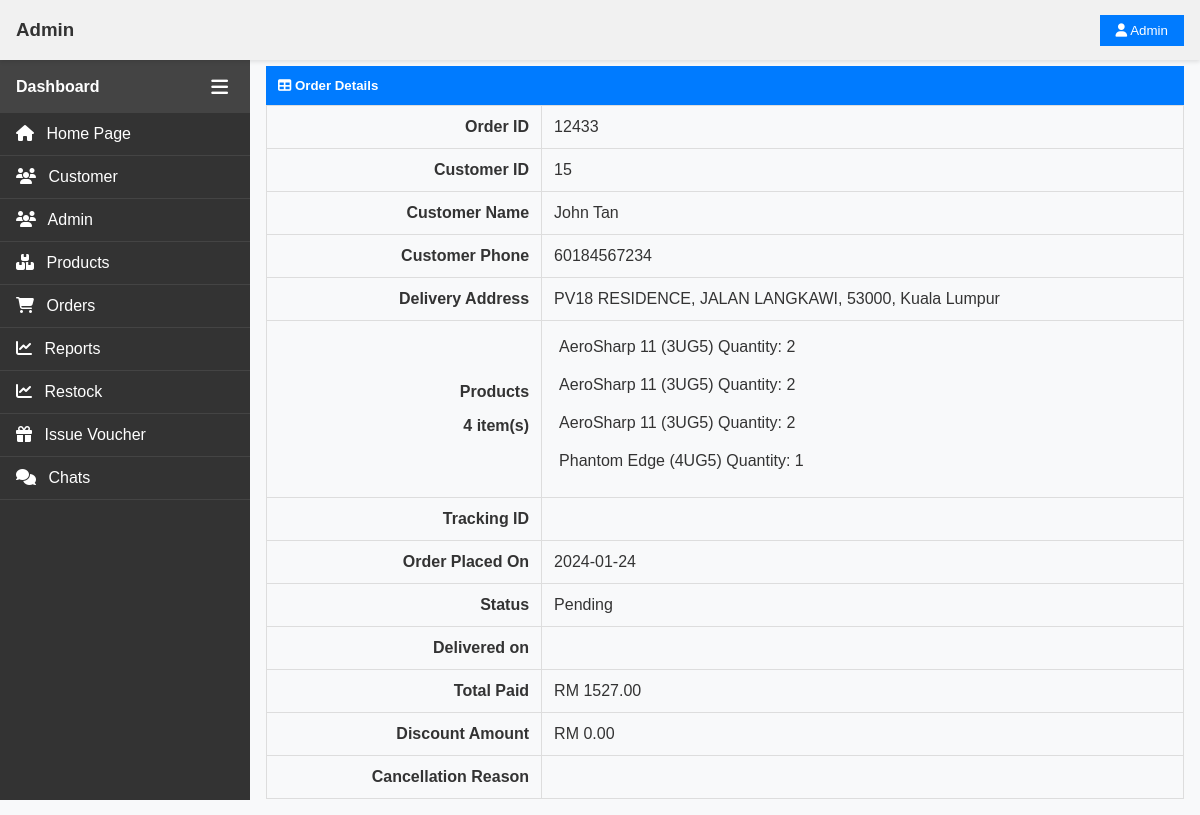
The page /pages/admin/admin_orderDetails.php?id=12433 (signed in) on the database its author committed.
### tables this page shows
CREATE TABLE `orders` (
  `orderId` int(5) NOT NULL,
  `userId` int(11) NOT NULL,
  `orderDate` date NOT NULL,
  `status` varchar(10) NOT NULL,
  `orderAddress` varchar(150) NOT NULL,
  `orderName` varchar(40) NOT NULL,
  `orderPhone` varchar(15) NOT NULL,
  `deliveryMethod` varchar(20) NOT NULL,
  `deliveredDate` date DEFAULT NULL,
  `tracking` int(30) DEFAULT NULL,
  `discount` decimal(10,2) NOT NULL DEFAULT 0.00,
  `notify` tinyint(1) NOT NULL DEFAULT 0,
  `cancel_reason` varchar(50) DEFAULT NULL
);

CREATE TABLE `order_items` (
  `orderId` int(5) NOT NULL,
  `productId` varchar(5) NOT NULL,
  `quantity` int(10) DEFAULT NULL,
  `subtotal` decimal(10,2) DEFAULT NULL,
  `gripSize` varchar(4) NOT NULL
);

CREATE TABLE `product` (
  `productID` varchar(5) NOT NULL,
  `productName` varchar(100) NOT NULL,
  `price` float(6,2) NOT NULL,
  `seriesID` varchar(3) DEFAULT NULL,
  `introduction` varchar(1000) NOT NULL,
  `playerInfo` varchar(1000) NOT NULL
);

### pages/admin/admin_orderDetails.php (the view, shortened to what this page needs)
<?php
require '../../_base.php';
require  "main.php";
if(isset($_GET["id"])){
    $orderID = $_GET["id"];
    $stm = $_db->prepare("SELECT o.*, sum(oi.subtotal)-o.discount as total FROM
                                orders o JOIN order_items oi ON (o.orderId = oi.orderId)
                                JOIN user u ON (u.userID = o.userId)
                                GROUP BY o.orderId HAVING o.orderId = ?;");
    $stm->execute([$orderID]);
    $order = $stm->fetchAll();
    $order = $order[0];
    $orderItems = $_db->prepare("SELECT oi.*, p.productName as name, pi.image_path as img FROM order_items oi JOIN product p
                                    ON (oi.productId = p.productID)
                                    JOIN product_images pi ON (p.productID = pi.productID)
                                    WHERE orderId=? AND pi.image_type = 'product' ");
    $orderItems->execute([$orderID]);
    $orderItems = $orderItems->fetchAll();
}
else {
    redirect("/pages/admin/admin_home.php");
}
?>
<div class="main-content">
<table class="tb">
        <div class="tb-title">
                <h5 style="margin: 0;"><i class="fas fa-table"></i> Order Details </h5>
        </div>
        <thead>
            <tr>
                <th class="th order">Order ID</th>
                <td class="td"><?= $order->orderId ?></td>
            </tr>
            <tr>
                <th class="th cust">Customer ID</th>
                <td class="td"><?= $order->userId ?></td>
            </tr>
            <tr>
                <th class="th cust">Customer Name</th>
                <td class="td"><?= $order->orderName ?></td>
            </tr>
            <tr>
                <th class="th cust">Customer Phone</th>
                <td class="td"><?= $order->orderPhone ?></td>
            </tr>
            <tr>
                <th class="th cust">Delivery Address</th>
                <td class="td"><?= $order->orderAddress ?></td>
            </tr>
            <tr>
                <th class="th produdt">Products <p><?= count($orderItems) ?> item(s)</p></th>
                <td class="td product">
                    <div>
                        <?php foreach($orderItems as $oi): ?>
                        <div class="productDIV" style="margin-bottom: 10px; padding: 5px; width: auto;">
                            <span><?= $oi->name?> (<?= $oi->gripSize ?>) Quantity: <?= $oi->quantity ?></span>
                        </div>
                        <?php endforeach ?>
                    </div>
                </td>
            </tr>
            <tr>
                <th class="th tracking">Tracking ID</th>
                <td class="td"><?= $order->tracking ?></td>
            </tr>
            <tr>
                <th class="th date">Order Placed On</span></th>
                <td class="td"><?= $order->orderDate ?></td>
            </tr>
            <tr>
                <th class="th fulfil">Status</th>
                <td class="td"><?= $order->status ?></td>
            </tr>
            <tr>
                <th class="th delivered">Delivered on</th>
                <td class="td"><?= $order->deliveredDate ?></td>
            </tr>
            <tr>
                <th class="th total">Total Paid</span></th>
                <td class="td"><?= "RM ".$order->total ?></td>
            </tr>
            <tr>
                <th class="th discount">Discount Amount</th>
                <td class="td"><?= "RM ".$order->discount ?></td>
            </tr>
            <tr>
                <th class="th cancel">Cancellation Reason</th>
                <td class="td"><?= $order->cancel_reason ?></td>
            </tr>
        </thead>
    </table>
</div>
<?php
require '../../admin_foot.php';
?>

### css/main.css (style rules this page uses)
body { margin: 0; padding: 0; font-family: Arial, sans-serif; background-color: #f8f9fa; color: #333; }
.main-content { margin-left: var(--sidebar-width); margin-top: 50px; padding: 1rem; }
.tb-title { background-color: #007bff; color: #fff; padding: 0.75rem; }
.tb { width: 100%; border-collapse: collapse; }
.th { padding: 0.75rem; border: 1px solid #ddd; }
.td { padding: 0.75rem; border: 1px solid #ddd; }

### css/topbar.css (style rules this page uses)
:root { --topbar-height: 60px; }

### css/sidebar.css (style rules this page uses)
:root { --sidebar-width: 250px; --topbar-height: 60px; }

### css/admin.css (style rules this page uses)
* { box-sizing: border-box; }
:root { --side-container-width: 150px; }
body { margin: 0; font-family: Arial, sans-serif; }
.main-content { margin-left: var(--sidebar-width); margin-top: 50px; padding: 1rem; }
.tb-title { background-color: #007bff; color: #fff; padding: 0.75rem; }
.tb { width: 100%; border-collapse: collapse; }
.th { padding: 0.75rem; border: 1px solid #ddd; }
.td { padding: 0.75rem; border: 1px solid #ddd; }

### pages/admin/admin_orderDetails.php (style rules this page uses)
.th { text-align: right; width: 30%; }
.productDIV { cursor: pointer; display: flex; position: relative; }

### rows shown on the page
orders: orderId "12433", userId "15", orderName "John Tan", orderPhone "60184567234", orderAddress "PV18 RESIDENCE, JALAN LANGKAWI, 53000, Kuala Lumpur", orderDate "2024-01-24", status "Pending", discount "0.00"
order_items: product.productName "AeroSharp 11", gripSize "3UG5", quantity "2"
order_items: product.productName "Phantom Edge", gripSize "4UG5", quantity "1"

### other values the page prints
count($orderItems) "4"
$order->total "1527.00"
